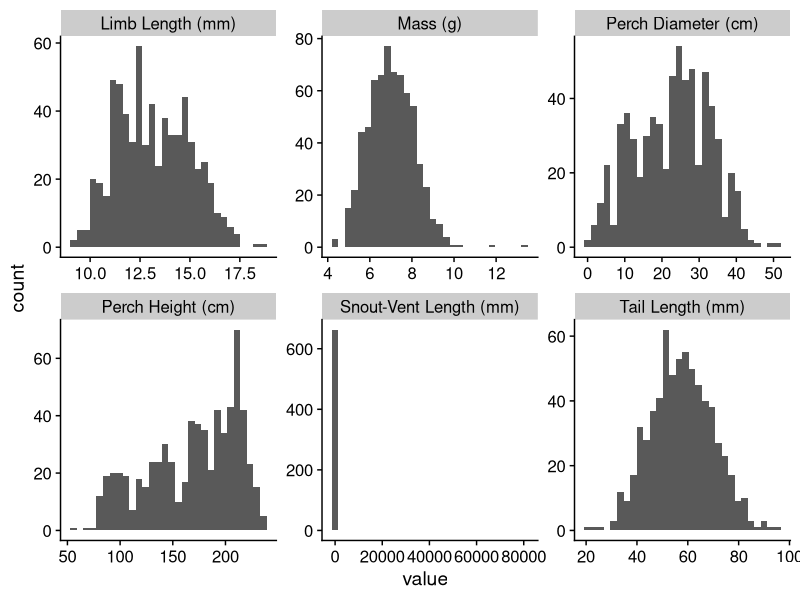
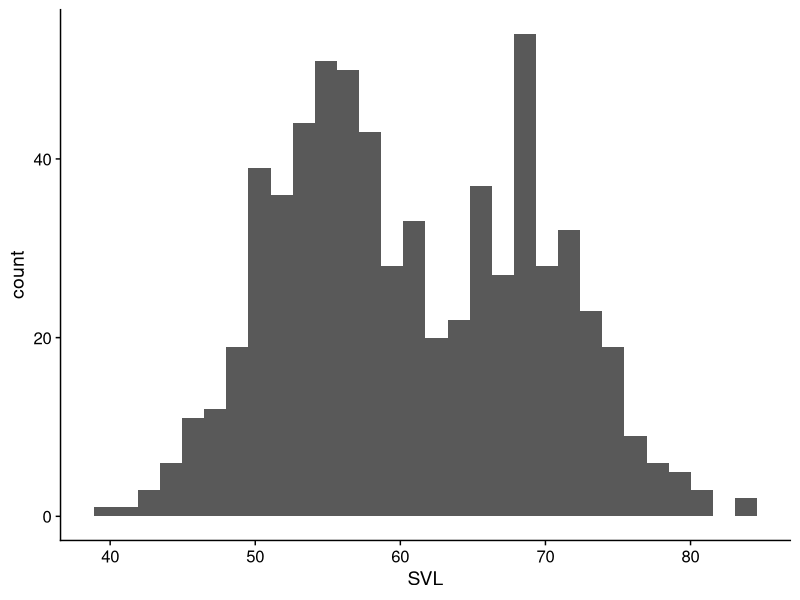

The R script that drew these images, in order: (Note: this script raises an error after producing the figures.)
### Week 4: Exploratory Data Analysis (review and synthesis)

library(tidyverse)
library(cowplot)
theme_set(theme_cowplot())

#### Data Cleaning: The lizard data ####

# We want to take a look at a more less processed version of the lizard data we've been working with
# It's currently stored in an excel file
library(readxl) # installed with tidyverse

# Since excel files have multiple sheets, we need to know which ones the data we want is in
excel_sheets("data/anoles_messy.xlsx")

# Let's start with the individual data

messy_lizards <- read_excel("data/anoles_messy.xlsx", sheet = "individual_data")

glimpse(messy_lizards) 
View(messy_lizards)

# This data is tidy
# Each row is a single observation,
# Each column is a variable.
# However, sometimes it might be convienient to work with data in an non-tidy form

# Let's put all of the numeric variables 
  # into a single column.

# This can help us see if there are any obvious problems with our data 

extra_long_lizards <- messy_lizards %>% 
  pivot_longer(contains("("),
               names_to = "variable", values_to = "value")
# the contains() function selects all variables with a "(" in their name
# You can find simlar functions by putting ?select_helpers into the console
# an alternative way to write this: 
# extra_long_lizards <- messy_lizards %>% 
#                 pivot_longer(-c(`Anole ID`:Color_morph), 
#                       names_to = "variable", values_to = "value")

# Now let's do some quick visualizations to see if anything's particularly wrong
extra_long_lizards %>% ggplot() + 
  aes(x = value) + # aes() connects columns in the data frame to graph features
  geom_histogram() + # Alternatively, you could try:
  # geom_density() + 
  # geom_freqpoly() +
  facet_wrap(~variable, scales = "free") # A facet creates different sub-plots; 
# scales = "free" lets the different plots have different axis ranges

# Something looks funny with Snout-Vent Length

messy_lizards %>% # arrange(desc(...)) sorts in descending order
  arrange(desc(`Snout-Vent Length (mm)`)) %>% glimpse

## Our problem lizard is apparently 80 meters long.
## You can either replace this with a missing value (NA) or check if there was a data entry error.
## For this hypothetical example, let's say we our data sheet said it was supposed to be 80.4

# Most of the time, you'll probably just edit in your data sheet, but
# this is another option
messy_lizards <- messy_lizards %>% 
  mutate(`Snout-Vent Length (mm)` = # The if_else() function
           if_else(`Snout-Vent Length (mm)` == 80469.2, # This is a condition
                   80.4, # It returns this value where the condition is TRUE
                   `Snout-Vent Length (mm)`)) # and this value where it is FALSE

# Let's make these names easier to work with
messy_lizards <- messy_lizards %>% 
  rename(ID = `Anole ID`, SVL = `Snout-Vent Length (mm)`,
         Tail = `Tail Length (mm)`, Limb = `Limb Length (mm)`, Mass = `Mass (g)`,
         Height = `Perch Height (cm)`, Diameter = `Perch Diameter (cm)`)

messy_lizards %>% ggplot(aes(x = SVL)) + geom_histogram()


##############
## Exercise: 
## Re-make extra_long_lizards now that we've corrected the data, 
## and re-create the summary graphs. 
##############

# Let's look at the site-level anole data
anole_sites = read_excel("data/anoles_messy.xlsx", sheet = "site_data")

anole_sites
## The Precipitation and Temperature rows have text included with their values.  

##########
## Exercise:
## Use the separate() command from last week to remove the units 
  ## from Precipitation and Temperature columns;
## What does the 'convert = TRUE' argument in separate() do, 
  ## and would it be useful in this case?
##########


# We'd like to combine this table with the individual anole data.  
  # To do that, we need a join operation
anole_data = left_join(messy_lizards, anole_sites, by = "Site") 
  # there are a variety of join functions; 
  # look at the dplyr cheatsheet to get a feel for them
anole_data # This adds new columns to anole corresponding to the site's temp., precip., lat., and long.

# Let's save our cleaned and joined data.
write_csv(anole_data, "data/clean_anole_data.csv")

### Calculate and visualize summary statistics ####

# A common EDA question: How does the mean (w/ standard error) 
  # for the variables of interest in different groups/treatments?

# We can use a scoped summarize command to do this:
  # summarize_at: summarizes named columns
  # summarize_if: summarizes columns that meed a condition
  # summarize_all: summarizes all columns

# We want to get the mean and standard error of all numeric variables,
  # separated by Site
# first, we need to tell R how to calculate standard error:
standard_error = function(x, na.rm = FALSE) {
  n = sum(!is.na(x))
  sd(x, na.rm = na.rm) / sqrt(n)
}

anole_smry = anole_data %>% 
  group_by(Site) %>% 
  summarize_at(.vars = vars(Limb:Tail), 
   # the vars() function tells a scoped dplyr verb to use those columns; 
   # you can use anything inside of it that you'd use with select()
   .funs = list(Mean = mean, SE = standard_error), # functions to use are a named list
   na.rm = TRUE # extra named arguments to pass to ALL functions
   )

##############
### Exercise: 
##############

# Turn anole_smry into a plot that exaimes the Mean +/- SE for each trait
# Hint: you should facet by the trait type, with the trait value on the y axis
  # and site on the x
# You will want to reshape your data (a similar week 3 example could prove helpful)
# Hint: to draw a mean with error bars, use geom_point() for the mean
  # and geom_linerange(aes(ymin = Mean - SE, yamx = Mean + SE)) for the bars


#### Yeast Data Cleaning ####
# Clean the following dataset
yeast_dat_messy = read_csv("data/yeast_data.csv")

# Data Cleaning info
# Notes: The GID, YORF, and GWEIGHT columns are not necessary
# The NAME column contains multiple variables, which are separated by "---":
# gene name, biological process, molecular function, systematic_id, and an extra ID number

# You will probalby want to remove the extra spaces around these new variables
# The function trimws() can do this; use it on each of the newly created columns
# (Hint: You can use individual mutate() commands, or try mutate_at())
# mutate_at works on columns the same way that select() does

# The reamining columns (G0.05 through U0.3) indicate TWO variables in their name
# The nutrient that was added to the substrate (first letter) and rate at which it was added (the rest)
# the values in these columns is the gene expression level
# Finally, remove anything with no expression data or no systematic id (empty quotes, "" or NA values)

# Some of the steps for this correspond with parts of the tidy data lesson.

# You can use this code to get the full names of the nutrients
# just be sure to adjust the names of 'clean_data' and 'nutrient' if necessary
clean_data %>%
  mutate(nutrient = recode(nutrient, 
                           G = "Glucose", L = "Leucine", P = "Phosphate",
                           S = "Sulfate", N = "Ammonia", U = "Uracil"))


# Visually explore the data

# There's way too much here to visually explore, but we can look at some interesting subsets.

# Exercise: How does the gene expression of LEU1 (gene_name == "LEU1") 
  # differ with increased nutrient rate?  How does this differ among nutrients? 
  # Is this pattern similar amongst different genes associated with 
  # leucine biosynthesis (BP == "leucine biosynthesis")?  
  # Visually explore the results

